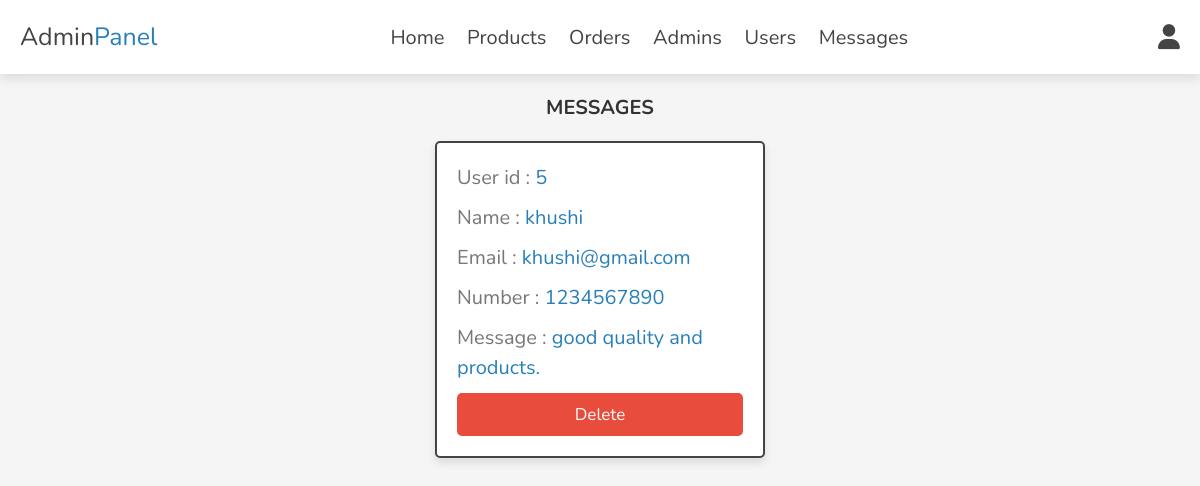
The page /admin/messages.php (signed in) on the database its author committed.
### tables this page shows
CREATE TABLE `messages` (
  `id` int(100) NOT NULL,
  `user_id` int(100) NOT NULL,
  `name` varchar(100) NOT NULL,
  `email` varchar(100) NOT NULL,
  `number` varchar(12) NOT NULL,
  `message` varchar(500) NOT NULL
);

### admin/messages.php (the view, shortened to what this page needs)
<?php
include '../components/connect.php';
?>
<!DOCTYPE html>
<html lang="en">
<head>
   <link rel="stylesheet" href="https://cdnjs.cloudflare.com/ajax/libs/font-awesome/6.1.1/css/all.min.css">
   <link rel="stylesheet" href="../css/admin_style.css">
</head>
<body>
<?php include '../components/admin_header.php'; ?>
<section class="contacts">
<h1 class="heading">Messages</h1>
<div class="box-container">
   <?php
      $select_messages = $conn->prepare("SELECT * FROM `messages`");
      $select_messages->execute();
      if($select_messages->rowCount() > 0){
         while($fetch_message = $select_messages->fetch(PDO::FETCH_ASSOC)){
   ?>
   <div class="box">
   <p> User id : <span><?= $fetch_message['user_id']; ?></span></p>
   <p> Name : <span><?= $fetch_message['name']; ?></span></p>
   <p> Email : <span><?= $fetch_message['email']; ?></span></p>
   <p> Number : <span><?= $fetch_message['number']; ?></span></p>
   <p> Message : <span><?= $fetch_message['message']; ?></span></p>
   <a href="messages.php??delete=<?= $fetch_message['id']; ?>" onclick="return confirm('delete this message?');" class="delete-btn">Delete</a>
   </div>
   <?php
         }
      }else{
         echo '<p class="empty">you have no messages</p>';
      }
   ?>
</div>
</section>
</body>
</html>

### css/admin_style.css (style rules this page uses)
:root { --main-color:#2980b9; --orange:#f39c12; --red:#e74c3c; --black:#444; --white:#fff; --light-color:#777; --light-bg:#f5f5f5; --border:.2rem solid var(--black); --box-shadow:0 .5rem 1rem rgba(0,0,0,.1); }
* { font-family: 'Nunito', sans-serif; margin:0; padding:0; box-sizing: border-box; outline: none; border:none; text-decoration: none; }
html { font-size: 62.5%; overflow-x: hidden; }
body { background-color: var(--light-bg); }
section { padding:2rem; max-width: 1200px; margin:0 auto; }
.heading { font-size: 4rem; color:var(--black); margin-bottom: 2rem; text-align: center; text-transform: uppercase; }
.btn, .delete-btn, .option-btn { display: block; width: 100%; margin-top: 1rem; border-radius: .5rem; padding:1rem 3rem; font-size: 1.7rem; text-transform: capitalize; color:var(--white); cursor: pointer; text-align: center; }
.delete-btn { background-color: var(--red); }
.contacts .box-container { display: grid; grid-template-columns: repeat(auto-fit, 33rem); gap:1.5rem; align-items: flex-start; justify-content: center; }
.contacts .box-container .box { padding:2rem; padding-top: 1rem; border-radius: .5rem; border:var(--border); background-color: var(--white); box-shadow: var(--box-shadow); }
.contacts .box-container .box p { line-height: 1.5; font-size: 2rem; color:var(--light-color); margin:1rem 0; }
.contacts .box-container .box p span { color:var(--main-color); }
.heading { text-align: center; font-size: 2rem; margin-bottom: 20px; color: #333; }
.box-container { display: flex; flex-wrap: wrap; gap: 20px; justify-content: center; }
.box { flex: 1 1 300px; background-color: #fff; border-radius: 10px; padding: 100px; box-shadow: 0 2px 5px rgba(0, 0, 0, 0.1); transition: transform 0.2s; font-size: large; }

### rows shown on the page
messages: user "5", name "khushi", email "khushi@gmail.com", number "1234567890", message "good quality and products."
